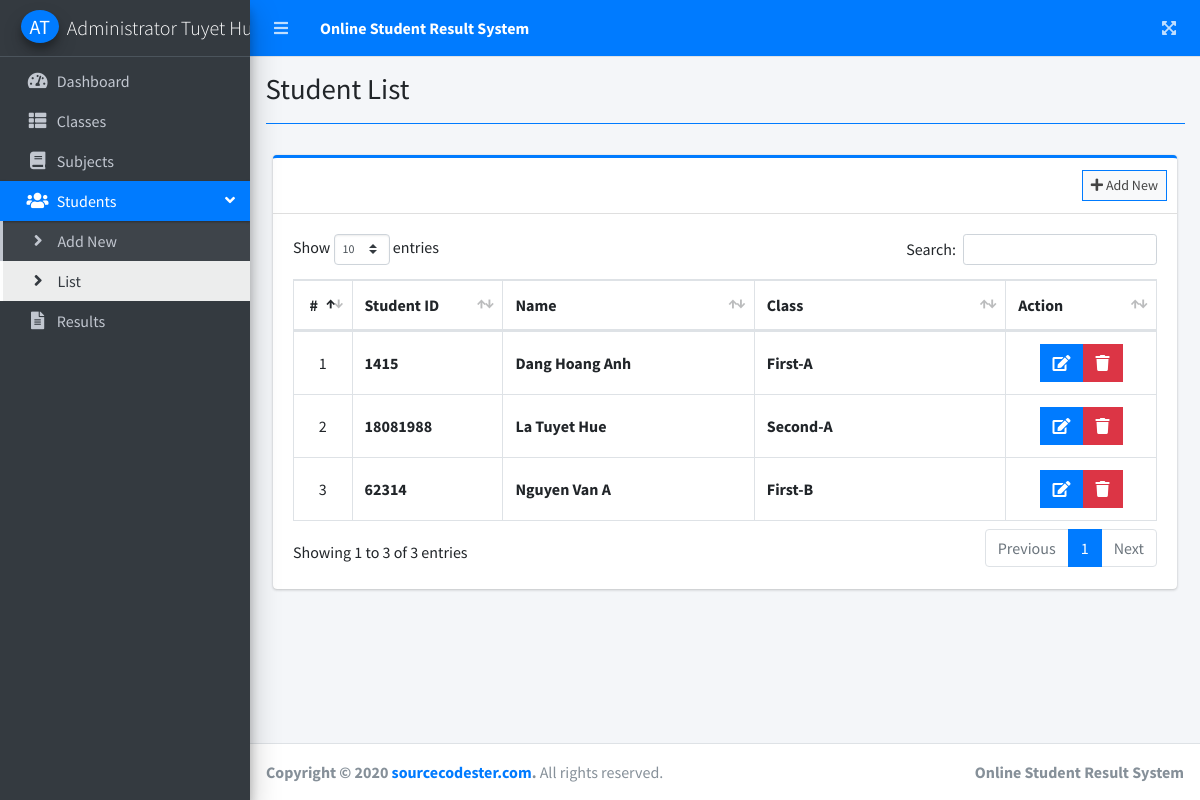
The app's page /index.php?page=student_list (signed in) with its own data.
### tables this page shows
CREATE TABLE `students` (
  `id` int(30) NOT NULL,
  `student_code` varchar(50) NOT NULL,
  `firstname` varchar(200) NOT NULL,
  `middlename` varchar(200) NOT NULL,
  `lastname` varchar(200) NOT NULL,
  `gender` varchar(50) NOT NULL,
  `address` text NOT NULL,
  `class_id` int(30) NOT NULL,
  `date_created` datetime NOT NULL DEFAULT current_timestamp()
);

### student_list.php (the view, shortened to what this page needs)
<?php include'db_connect.php' ?>
<div class="col-lg-12">
	<div class="card card-outline card-primary">
		<div class="card-header">
			<div class="card-tools">
				<a class="btn btn-block btn-sm btn-default btn-flat border-primary " href="./index.php?page=new_student"><i class="fa fa-plus"></i> Add New</a>
			</div>
		</div>
		<div class="card-body">
			<table class="table tabe-hover table-bordered" id="list">
				<colgroup>
					<col width="5%">
					<col width="15%">
					<col width="25%">
					<col width="25%">
					<col width="15%">
				</colgroup>
				<thead>
					<tr>
						<th class="text-center">#</th>
						<th>Student ID</th>
						<th>Name</th>
						<th>Class</th>
						<th>Action</th>
					</tr>
				</thead>
				<tbody>
					<?php
					$i = 1;
					$qry = $conn->query("SELECT s.*,concat(c.level,'-',c.section) as class,concat(firstname,' ',middlename,' ',lastname) as name FROM students s inner join classes c on c.id = s.class_id order by concat(firstname,' ',middlename,' ',lastname) asc  ");
					while($row= $qry->fetch_assoc()):
					?>
					<tr>
						<td class="text-center"><?php echo $i++ ?></td>
						<td class=""><b><?php echo $row['student_code'] ?></b></td>
						<td><b><?php echo ucwords($row['name']) ?></b></td>
						<td><b><?php echo ucwords($row['class']) ?></b></td>
						<td class="text-center">
		                    <div class="btn-group">
		                        <a href="index.php?page=edit_student&id=<?php echo $row['id'] ?>" class="btn btn-primary btn-flat ">
		                          <i class="fas fa-edit"></i>
		                        </a>
		                        <button type="button" class="btn btn-danger btn-flat delete_student" data-id="<?php echo $row['id'] ?>">
		                          <i class="fas fa-trash"></i>
		                        </button>
	                      </div>
						</td>
					</tr>
				<?php endwhile; ?>
				</tbody>
			</table>
		</div>
	</div>
</div>

### student_list.php (style rules this page uses)
table td { vertical-align: middle !important; }

### records on screen
students: student_code "1415", name "Dang Hoang Anh", class "First-A"
students: student_code "18081988", name "La Tuyet Hue", class "Second-A"
students: student_code "62314", name "Nguyen Van A", class "First-B"

### other values on screen
$_SESSION['system']['name'] "Online Student Result System"
$_SESSION['login_firstname'].' '.$_SESSION['login_lastname'] "Administrator Tuyet…"
$title "Student List"
